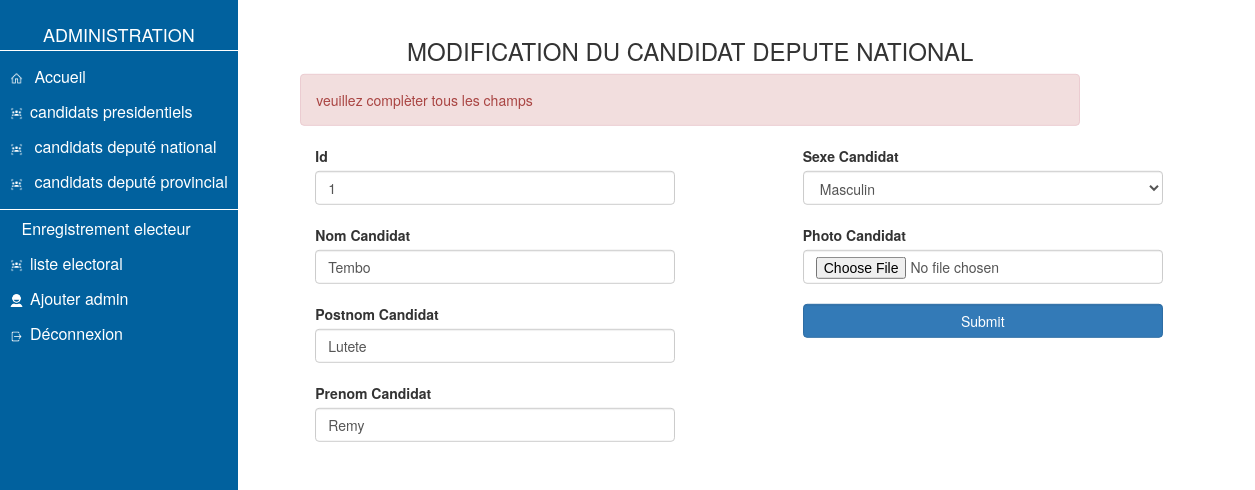
Screenshot of /admin/modnat.php?id=1 (signed in) with the database file from the repository.
### tables this page shows
CREATE TABLE `depute_national` (
  `id` int(11) NOT NULL,
  `nom` varchar(255) NOT NULL,
  `postnom` varchar(255) NOT NULL,
  `prenom` varchar(255) NOT NULL,
  `sexe` varchar(1) NOT NULL,
  `voies` int(11) NOT NULL,
  `photo` text NOT NULL
);

### admin/modnat.php (the view, shortened to what this page needs)
<?php
if (isset($_SESSION['id'])){
require '../bdd_conn.php';
$id = $_GET['id'];
$selection_pre = $bdd->query("SELECT * FROM depute_national WHERE id='$id'");
$aff = $selection_pre->fetch();
if((isset($_FILES['image'])) AND (!empty($_FILES['image'])) AND (!empty($_POST['nom']))
 AND (!empty($_POST['postnom'])  AND (!empty($_POST['prenom'])))  AND (!empty($_POST['sexe']))){
    $nom=$_POST['nom'];
    $postnom=$_POST['postnom'];
    $prenom=$_POST['prenom'];
    $sexe=$_POST['sexe'];
    $voies=0;
    $errors=null;
    $file_name = $_FILES['image']['name'];
    $file_size =$_FILES['image']['size'];
    $file_tmp =$_FILES['image']['tmp_name'];
    $file_type=$_FILES['image']['type'];
    if(empty($errors)==true){
       move_uploaded_file($file_tmp,"../images_nationales/".$file_name);
       $lien_photo=("./images_nationales/".$file_name);
       $savephoto = $bdd->query("UPDATE  depute_national SET id=$id, nom ='$nom' ,postnom='$postnom',prenom='$prenom',sexe='$sexe',photo='$lien_photo' WHERE id=$id ");
       $ok= "Success";
    }else{
      $errors;
    }
 } else{
   $error="veuillez complèter tous les champs";
 }
?>
<!DOCTYPE html>
<html lang="en">
<head>
    <link rel="stylesheet" href="../style/menu_admin.css">
    <link rel="stylesheet" href="../bootstrap/css/bootstrap.css">
</head>
<body>
<section class="navigation">
   <div class="choix">
   <h3>ADMINISTRATION</h3>
                <a href="menu_admin.php"><img src="../img/home.png" alt=""> Accueil</a>
                <a href="candidat_president.php"><img src="../img/candidat.png" alt="">candidats presidentiels</a>
                <a href="candidat_national.php"><img src="../img/candidat.png" alt=""> candidats deputé national</a>
                <a href="candidat_provincial.php" class="line"><img src="../img/candidat.png" alt=""> candidats deputé provincial</a>
                <a href="enroler_electeur.php"><img src="../img/plus.png" alt=""> Enregistrement electeur</a>
                <a href="liste_electoral.php"><img src="../img/candidat.png" alt="">liste electoral</a>
                <a href="enregistrement.php"><img src="../img/admin.png" alt="">Ajouter admin</a>
                <?php echo'<a href="deconnexion.php"><img src="../img/deconnexion.png" alt="">Déconnexion</a>';?>
           </div>
   </section><br>
<div class="container">
         <form action="" method="POST" enctype="multipart/form-data">
         <marquee behavior="" direction="left"><center><h3>MODIFICATION DU CANDIDAT DEPUTE NATIONAL</h3></center></marquee>
                <div class="row">
                  <?php if (isset($error)) { ?>
                        <?= '<div class="col-md-8 col-md-offset-2 alert alert-danger">'
                        .$error.'</div>';
                        ?>
                  <?php } ?>
                  <?php echo'
                  <div class="col-md-4 col-md-offset-2">
                     <label for="id">Id</label><br>
                     <input type="text" name="id" id="id" placeholder="saisossez le id" class="form-control" value="'.$aff['id'].'"><br>
                     <label for="nom">Nom Candidat</label><br>
                     <input type="text" name="nom" id="nom" placeholder="saisissez le nom " class="form-control" value="'.$aff['nom'].'"><br>
                     <label for="postnom">Postnom Candidat</label><br>
                     <input type="text" name="postnom" id="postnom" placeholder="saisissez le nom " class="form-control" value="'.$aff['postnom'].'"><br>
                     <label for="prenom">Prenom Candidat</label><br>
                     <input type="text" name="prenom" id="prenom" placeholder="saisissez le nom " class="form-control" value="'.$aff['prenom'].'"><br>
                  </div>
                  <div class="col-md-4 col-md-offset-1">
                     <label for="sexe">Sexe Candidat</label><br>
                     <select name="sexe" id="sexe" class="form-control" value="'.$aff['sexe'].'">
                              <option value="M">Masculin</option>
                              <option value="F">Feminin</option>
                     </select><br>
                     <label for="image">Photo Candidat</label><br>
                     <input type="file" name="image" id="image" class="form-control" value="'.$aff['photo'].'"><br>
                     <input type="submit" name="envoie" class="form-control btn btn-primary"><br><br>
                  </div>
                  ';?>
               </div>
</body>
</html>
<?php }
else{
    header('location:deconnexion.php');
}
?>

### style/menu_admin.css (style rules this page uses)
body { padding: 0%; margin: 0%; }
.choix>a>img { width:20px; padding-right:7px ; }
.choix>a { color: white; }
.choix>h3 { color: white; font-size: large; padding: 5px; text-align: center; border-bottom:1px solid white; }
.navigation>.choix>a { margin-top: 1%; display: block; padding: 5px 10px; text-decoration: none; font-size: 16px; }
.navigation>.choix { background-color: #01619E; position: absolute; bottom: 0%; top: 0%; }
.navigation>.choix>.line { border-bottom:1px solid white; padding-bottom: 15px; }
.container { position: absolute; left: 55%; top: 30%; transform:translate(-50%,-50%); }

### rows the page displays
depute_national: id "1", nom "Tembo", postnom "Lutete", prenom "Remy", sexe "Masculin"

### other values shown
$error "veuillez complèter tous les champs"
